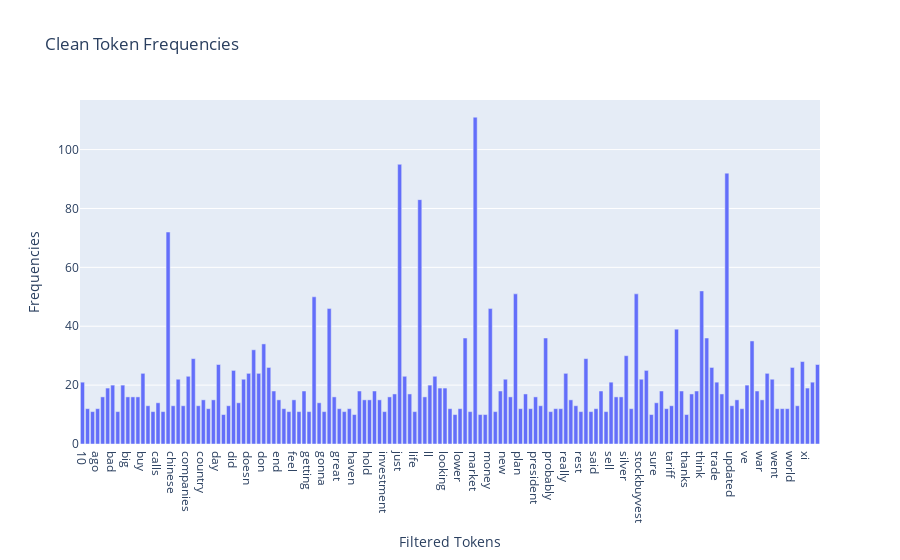

The cell this chart's notebook holds for it:
### Markdown cell above
##### **Comment**:
Hard to analyse plot above

### Code cell
# Remove Stop words, too frequent words and rare words with CountVectorizer
count_vect_cleaned = CountVectorizer(stop_words="english",  # remove built-in English stopwords
    min_df=10,              # keep words in >=10 docs
    max_df=0.90             # drop words that appear too often across docs
)

new_data_set_counts_clean = count_vect_cleaned.fit_transform(new_data_set_df.text) #learn the vocabulary and return document-term matrix

if (new_data_set_counts_clean.shape)<(new_data_set_counts.shape):
    print("---------|The cleaned version has less features, as expected|---------")
    term_frequencies_clean = np.asarray(new_data_set_counts_clean.sum(axis=0))[0]
    g = px.bar(x=count_vect_cleaned.get_feature_names_out()[:300], 
                y=term_frequencies_clean[:300],title="Clean Token Frequencies",labels = {"x":"Filtered Tokens","y":"Frequencies"})
    g.show()

### Figure 1 — Plotly figure (JSON) as saved in the notebook; plotly's stock layout.template omitted (floating-point values rounded to 4 significant figures; data arrays with more than 128 entries replaced by an {"elided": "..."} marker saying what was removed)
{"data": [{"hovertemplate": "Filtered Tokens=%{x}<br>Frequencies=%{y}<extra></extra>", "legendgroup": "", "marker": {"color": "#636efa", "pattern": {"shape": ""}}, "name": "", "orientation": "v", "showlegend": false, "textposition": "auto", "type": "bar", "x": {"elided": "147 str values"}, "xaxis": "x", "y": {"elided": "147 int values"}, "yaxis": "y"}], "layout": {"barmode": "relative", "legend": {"tracegroupgap": 0}, "title": {"text": "Clean Token Frequencies"}, "xaxis": {"anchor": "y", "domain": [0, 1], "title": {"text": "Filtered Tokens"}}, "yaxis": {"anchor": "x", "domain": [0, 1], "title": {"text": "Frequencies"}}}}
